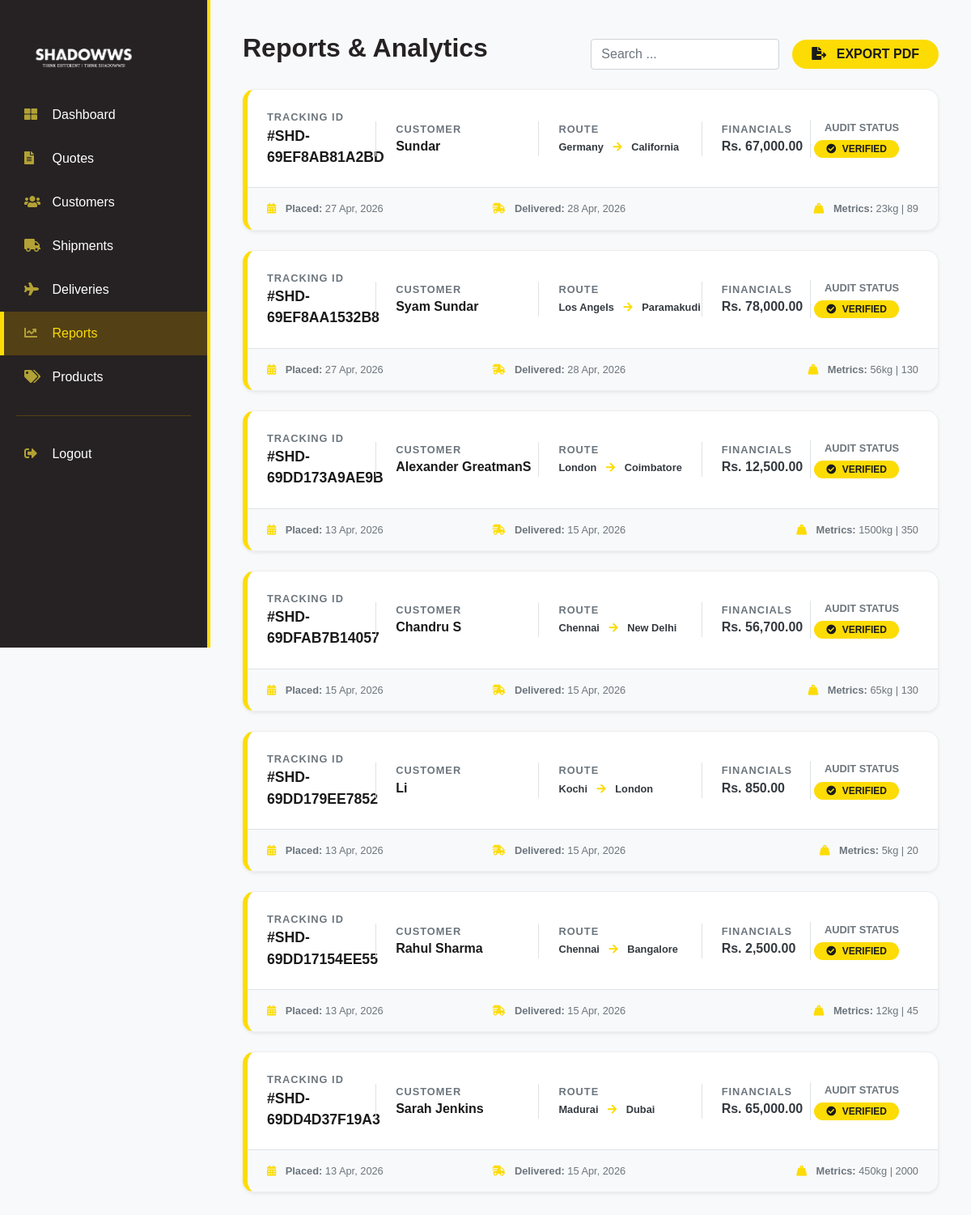
Screenshot of /admin_reports.php with the database file from the repository.
### tables this page shows
CREATE TABLE `tbl_shipments` (
  `id` int(11) NOT NULL,
  `quote_id` int(11) DEFAULT NULL,
  `tracking_id` varchar(50) DEFAULT NULL,
  `current_status` enum('Ordered','In Transit','Out for Delivery','Delivered') DEFAULT 'Ordered',
  `location` varchar(100) DEFAULT NULL,
  `expected_delivery` date DEFAULT NULL,
  `updated_at` timestamp NOT NULL DEFAULT current_timestamp() ON UPDATE current_timestamp(),
  `payment_status` varchar(50) DEFAULT NULL
);

CREATE TABLE `tbl_quoteform` (
  `Id` int(11) NOT NULL,
  `Origin` varchar(100) DEFAULT NULL,
  `Destination` varchar(100) DEFAULT NULL,
  `Weight` int(11) DEFAULT NULL,
  `Dimension` int(11) DEFAULT NULL,
  `Name` varchar(50) DEFAULT NULL,
  `Email` varchar(50) DEFAULT NULL,
  `Phone` varchar(20) DEFAULT NULL,
  `Message` text DEFAULT NULL,
  `Status` varchar(20) DEFAULT 'pending',
  `Quoted_price` decimal(15,2) DEFAULT NULL,
  `Created_at` timestamp NOT NULL DEFAULT current_timestamp()
);

### admin_reports.php (the view, shortened to what this page needs)
<?php
$search = $_GET['search_client'] ?? '';
$query = "SELECT s.*, q.Name, q.Email, q.Phone, q.Origin, q.Destination, q.Weight, q.Dimension, q.Quoted_price, q.created_at as order_date
          FROM tbl_shipments s
          JOIN tbl_QuoteForm q ON s.quote_id = q.Id
          WHERE s.current_status = 'Delivered'";
$query .= " ORDER BY s.updated_at DESC";
$result = mysqli_query($conn, $query);
?>
<!DOCTYPE html>
<html lang="en">
<head>
    <link href="https://cdnjs.cloudflare.com/ajax/libs/font-awesome/5.10.0/css/all.min.css" rel="stylesheet">
    <link href="https://stackpath.bootstrapcdn.com/bootstrap/4.4.1/css/bootstrap.min.css" rel="stylesheet">
    <link href="css/new.css" rel="stylesheet">
</head>
<body>
    <?php include "admin_header.php" ?>
    <div class="admin-main">
        <div class="d-flex justify-content-between align-items-end mb-4 no-print">
            <div>
                <h2 style="color: #262223; font-weight: bold;">Reports & Analytics</h2>
            </div>
            <div class="d-flex align-items-center">
                <form method="GET" class="mr-3">
                    <input type="text" name="search_client" class="form-control" placeholder="Search ..." value="<?php echo htmlspecialchars($search); ?>">
                </form>
                <button onclick="window.print()" class="btn btn-warning-custom px-4">
                    <i class="fa fa-file-export mr-2"></i> EXPORT PDF
                </button>
            </div>
        </div>
        <div class="report-container">
            <?php if(mysqli_num_rows($result) > 0): ?>
                <?php while($row = mysqli_fetch_assoc($result)) { ?>
                    <div class="audit-strip p-0 mb-4 shadow-sm overflow-hidden">
                        <div class="row no-gutters p-4 align-items-center">
                            <div class="col-md-2">
                                <small class="text-muted d-block font-weight-bold" style="letter-spacing: 1px;">TRACKING ID</small>
                                <span class="font-weight-bold" style="color: #1a1a1a; font-size: 1.1rem;">#<?php echo $row['tracking_id']; ?></span>
                            </div>
                            <div class="col-md-3 border-left pl-4">
                                <small class="text-muted d-block font-weight-bold" style="letter-spacing: 1px;">CUSTOMER</small>
                                <strong style="color: #1a1a1a;"><?php echo $row['Name']; ?></strong>
                            </div>
                            <div class="col-md-3 border-left pl-4">
                                <small class="text-muted d-block font-weight-bold" style="letter-spacing: 1px;">ROUTE</small>
                                <span class="small font-weight-bold text-dark"><?php echo $row['Origin']; ?> <i class="fa fa-arrow-right text-gold mx-2"></i> <?php echo $row['Destination']; ?></span>
                            </div>
                            <div class="col-md-2 border-left pl-4">
                                <small class="text-muted d-block font-weight-bold" style="letter-spacing: 1px;">FINANCIALS</small>
                                <strong class="text-dark">Rs. <?php echo number_format($row['Quoted_price'], 2); ?></strong>
                            </div>
                            <div class="col-md-2 border-left text-right pr-4">
                                <small class="text-muted d-block font-weight-bold mb-1">AUDIT STATUS</small>
                                <span class="badge badge-status">
                                    <i class="fa fa-check-circle mr-1"></i> VERIFIED
                                </span>
                            </div>
                        </div>
                        <div class="bg-light px-4 py-3 border-top small text-muted">
                            <div class="row">
                                <div class="col-md-4"><i class="fa fa-calendar-alt mr-2 text-gold"></i> <strong>Placed:</strong> <?php echo date('d M, Y', strtotime($row['order_date'])); ?></div>
                                <div class="col-md-4"><i class="fa fa-shipping-fast mr-2 text-gold"></i> <strong>Delivered:</strong> <?php echo date('d M, Y', strtotime($row['updated_at'])); ?></div>
                                <div class="col-md-4 text-right"><i class="fa fa-weight-hanging mr-2 text-gold"></i> <strong>Metrics:</strong> <?php echo $row['Weight']; ?>kg | <?php echo $row['Dimension']; ?></div>
                            </div>
                        </div>
                    </div>
                <?php } ?>
            <?php endif; ?>
        </div>
    </div>
</body>
</html>

### css/new.css (style rules this page uses)
body { font-family: "Century Gothic", "Apple Gothic", sans-serif; background-color: #f8f9fa; color: #262223; }
.admin-main { margin-left: 260px; padding: 40px; }
.text-gold { color: #fcdc04; }
body { background: #f8f9fa; font-family: 'sans-serif;', sans-serif; }
.text-gold { color: #fcdc04 !important; }
.btn-warning-custom { background: #fcdc04; color: #1a1a1a; font-weight: bold; border: none; border-radius: 50px; }
.audit-strip { background: white; border-radius: 15px; border-left: 6px solid #fcdc04; transition: 0.3s; border-top: 1px solid #eee; border-right: 1px solid #eee; border-bottom: 1px solid #eee; }
.badge-status { background: #fcdc04; color: #1a1a1a; font-weight: bold; border-radius: 50px; padding: 5px 15px; }

### rows the page displays
tbl_shipments: tracking "SHD-69EF8AB81A2BD", quote.Name "Sundar", quote.Origin "Germany", quote.Destination "California", quote.Quoted_price "67,000.00", quote.Created_at "27 Apr, 2026", updated_at "28 Apr, 2026", quote.Weight "23", quote.Dimension "89"
tbl_shipments: tracking "SHD-69EF8AA1532B8", quote.Name "Syam Sundar", quote.Origin "Los Angels", quote.Destination "Paramakudi", quote.Quoted_price "78,000.00", quote.Created_at "27 Apr, 2026", updated_at "28 Apr, 2026", quote.Weight "56", quote.Dimension "130"
tbl_shipments: tracking "SHD-69DD173A9AE9B", quote.Name "Alexander GreatmanS", quote.Origin "London", quote.Destination "Coimbatore", quote.Quoted_price "12,500.00", quote.Created_at "13 Apr, 2026", updated_at "15 Apr, 2026", quote.Weight "1500", quote.Dimension "350"
tbl_shipments: tracking "SHD-69DFAB7B14057", quote.Name "Chandru S", quote.Origin "Chennai", quote.Destination "New Delhi", quote.Quoted_price "56,700.00", quote.Created_at "15 Apr, 2026", updated_at "15 Apr, 2026", quote.Weight "65", quote.Dimension "130"
tbl_shipments: tracking "SHD-69DD179EE7852", quote.Name "Li", quote.Origin "Kochi", quote.Destination "London", quote.Quoted_price "850.00", quote.Created_at "13 Apr, 2026", updated_at "15 Apr, 2026", quote.Weight "5", quote.Dimension "20"
tbl_shipments: tracking "SHD-69DD17154EE55", quote.Name "Rahul Sharma", quote.Origin "Chennai", quote.Destination "Bangalore", quote.Quoted_price "2,500.00", quote.Created_at "13 Apr, 2026", updated_at "15 Apr, 2026", quote.Weight "12", quote.Dimension "45"
tbl_shipments: tracking "SHD-69DD4D37F19A3", quote.Name "Sarah Jenkins", quote.Origin "Madurai", quote.Destination "Dubai", quote.Quoted_price "65,000.00", quote.Created_at "13 Apr, 2026", updated_at "15 Apr, 2026", quote.Weight "450", quote.Dimension "2000"
